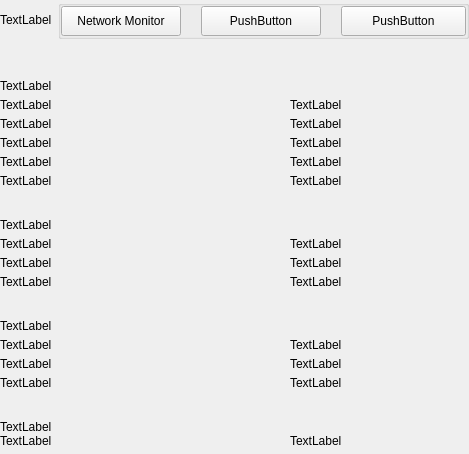
<?xml version="1.0" encoding="UTF-8"?>
<ui version="4.0">
 <class>SettingsInformationWidget</class>
 <widget class="QWidget" name="SettingsInformationWidget">
  <property name="geometry">
   <rect>
    <x>0</x>
    <y>0</y>
    <width>469</width>
    <height>454</height>
   </rect>
  </property>
  <property name="windowTitle">
   <string>Form</string>
  </property>
  <layout class="QVBoxLayout" name="verticalLayout">
   <property name="spacing">
    <number>0</number>
   </property>
   <property name="leftMargin">
    <number>0</number>
   </property>
   <property name="topMargin">
    <number>0</number>
   </property>
   <property name="rightMargin">
    <number>0</number>
   </property>
   <property name="bottomMargin">
    <number>0</number>
   </property>
   <item>
    <widget class="QWidget" name="left" native="true">
     <layout class="QVBoxLayout" name="verticalLayout_3">
      <property name="leftMargin">
       <number>0</number>
      </property>
      <property name="topMargin">
       <number>0</number>
      </property>
      <property name="rightMargin">
       <number>0</number>
      </property>
      <property name="bottomMargin">
       <number>0</number>
      </property>
      <item>
       <layout class="QVBoxLayout" name="verticalLayout_2">
        <property name="spacing">
         <number>0</number>
        </property>
        <item>
         <layout class="QHBoxLayout" name="horizontalLayout_3">
          <property name="spacing">
           <number>0</number>
          </property>
          <item>
           <widget class="QLabel" name="labelTitle">
            <property name="text">
             <string>TextLabel</string>
            </property>
           </widget>
          </item>
          <item>
           <spacer name="horizontalSpacer">
            <property name="orientation">
             <enum>Qt::Horizontal</enum>
            </property>
            <property name="sizeHint" stdset="0">
             <size>
              <width>40</width>
              <height>20</height>
             </size>
            </property>
           </spacer>
          </item>
          <item>
           <widget class="QGroupBox" name="groupBox">
            <property name="title">
             <string/>
            </property>
            <layout class="QHBoxLayout" name="horizontalLayout_4">
             <property name="spacing">
              <number>20</number>
             </property>
             <property name="leftMargin">
              <number>0</number>
             </property>
             <property name="topMargin">
              <number>0</number>
             </property>
             <property name="rightMargin">
              <number>0</number>
             </property>
             <property name="bottomMargin">
              <number>0</number>
             </property>
             <item>
              <widget class="QPushButton" name="pushButtonNetworkMonitor">
               <property name="minimumSize">
                <size>
                 <width>120</width>
                 <height>30</height>
                </size>
               </property>
               <property name="text">
                <string>Network Monitor</string>
               </property>
              </widget>
             </item>
             <item>
              <widget class="QPushButton" name="pushButtonBackups">
               <property name="minimumSize">
                <size>
                 <width>120</width>
                 <height>30</height>
                </size>
               </property>
               <property name="maximumSize">
                <size>
                 <width>120</width>
                 <height>30</height>
                </size>
               </property>
               <property name="text">
                <string>PushButton</string>
               </property>
               <property name="checkable">
                <bool>false</bool>
               </property>
               <property name="autoExclusive">
                <bool>false</bool>
               </property>
              </widget>
             </item>
             <item>
              <widget class="QPushButton" name="pushButtonFile">
               <property name="minimumSize">
                <size>
                 <width>125</width>
                 <height>30</height>
                </size>
               </property>
               <property name="maximumSize">
                <size>
                 <width>125</width>
                 <height>30</height>
                </size>
               </property>
               <property name="text">
                <string>PushButton</string>
               </property>
               <property name="checkable">
                <bool>false</bool>
               </property>
               <property name="checked">
                <bool>false</bool>
               </property>
               <property name="autoExclusive">
                <bool>false</bool>
               </property>
              </widget>
             </item>
            </layout>
           </widget>
          </item>
         </layout>
        </item>
        <item>
         <spacer name="verticalSpacer_2">
          <property name="orientation">
           <enum>Qt::Vertical</enum>
          </property>
          <property name="sizeType">
           <enum>QSizePolicy::Fixed</enum>
          </property>
          <property name="sizeHint" stdset="0">
           <size>
            <width>20</width>
            <height>40</height>
           </size>
          </property>
         </spacer>
        </item>
        <item>
         <widget class="QWidget" name="layoutOptions1" native="true">
          <layout class="QVBoxLayout" name="verticalLayout_9">
           <property name="spacing">
            <number>5</number>
           </property>
           <property name="leftMargin">
            <number>0</number>
           </property>
           <property name="topMargin">
            <number>0</number>
           </property>
           <property name="rightMargin">
            <number>0</number>
           </property>
           <property name="bottomMargin">
            <number>10</number>
           </property>
           <item>
            <widget class="QLabel" name="labelTitleGeneral">
             <property name="text">
              <string>TextLabel</string>
             </property>
            </widget>
           </item>
           <item>
            <layout class="QHBoxLayout" name="horizontalLayout">
             <property name="spacing">
              <number>0</number>
             </property>
             <item>
              <widget class="QLabel" name="labelTitleClient">
               <property name="minimumSize">
                <size>
                 <width>290</width>
                 <height>0</height>
                </size>
               </property>
               <property name="maximumSize">
                <size>
                 <width>290</width>
                 <height>16777215</height>
                </size>
               </property>
               <property name="text">
                <string>TextLabel</string>
               </property>
              </widget>
             </item>
             <item>
              <widget class="QLabel" name="labelInfoClient">
               <property name="text">
                <string>TextLabel</string>
               </property>
               <property name="textInteractionFlags">
                <set>Qt::LinksAccessibleByMouse|Qt::TextSelectableByMouse</set>
               </property>
              </widget>
             </item>
            </layout>
           </item>
           <item>
            <layout class="QHBoxLayout" name="horizontalAgent" stretch="0,1">
             <property name="spacing">
              <number>0</number>
             </property>
             <item>
              <widget class="QLabel" name="labelTitleAgent">
               <property name="minimumSize">
                <size>
                 <width>290</width>
                 <height>0</height>
                </size>
               </property>
               <property name="maximumSize">
                <size>
                 <width>290</width>
                 <height>16777215</height>
                </size>
               </property>
               <property name="text">
                <string>TextLabel</string>
               </property>
              </widget>
             </item>
             <item>
              <widget class="QLabel" name="labelInfoAgent">
               <property name="text">
                <string>TextLabel</string>
               </property>
              </widget>
             </item>
            </layout>
           </item>
           <item>
            <layout class="QHBoxLayout" name="horizontalBerkely" stretch="0,1">
             <property name="spacing">
              <number>0</number>
             </property>
             <item>
              <widget class="QLabel" name="labelTitleBerkeley">
               <property name="minimumSize">
                <size>
                 <width>290</width>
                 <height>0</height>
                </size>
               </property>
               <property name="maximumSize">
                <size>
                 <width>290</width>
                 <height>16777215</height>
                </size>
               </property>
               <property name="text">
                <string>TextLabel</string>
               </property>
              </widget>
             </item>
             <item>
              <widget class="QLabel" name="labelInfoBerkeley">
               <property name="text">
                <string>TextLabel</string>
               </property>
              </widget>
             </item>
            </layout>
           </item>
           <item>
            <layout class="QHBoxLayout" name="horizontalDataDir" stretch="0,1">
             <property name="spacing">
              <number>0</number>
             </property>
             <item>
              <widget class="QLabel" name="labelTitleDataDir">
               <property name="minimumSize">
                <size>
                 <width>290</width>
                 <height>0</height>
                </size>
               </property>
               <property name="maximumSize">
                <size>
                 <width>290</width>
                 <height>16777215</height>
                </size>
               </property>
               <property name="text">
                <string>TextLabel</string>
               </property>
              </widget>
             </item>
             <item>
              <widget class="QLabel" name="labelInfoDataDir">
               <property name="text">
                <string>TextLabel</string>
               </property>
               <property name="wordWrap">
                <bool>true</bool>
               </property>
               <property name="textInteractionFlags">
                <set>Qt::LinksAccessibleByMouse|Qt::TextSelectableByMouse</set>
               </property>
              </widget>
             </item>
            </layout>
           </item>
           <item>
            <layout class="QHBoxLayout" name="horizontalTime" stretch="0,1">
             <property name="spacing">
              <number>0</number>
             </property>
             <item>
              <widget class="QLabel" name="labelTitleTime">
               <property name="minimumSize">
                <size>
                 <width>290</width>
                 <height>0</height>
                </size>
               </property>
               <property name="maximumSize">
                <size>
                 <width>290</width>
                 <height>16777215</height>
                </size>
               </property>
               <property name="text">
                <string>TextLabel</string>
               </property>
              </widget>
             </item>
             <item>
              <widget class="QLabel" name="labelInfoTime">
               <property name="text">
                <string>TextLabel</string>
               </property>
              </widget>
             </item>
            </layout>
           </item>
          </layout>
         </widget>
        </item>
        <item>
         <spacer name="verticalSpacer_3">
          <property name="orientation">
           <enum>Qt::Vertical</enum>
          </property>
          <property name="sizeType">
           <enum>QSizePolicy::Minimum</enum>
          </property>
          <property name="sizeHint" stdset="0">
           <size>
            <width>20</width>
            <height>20</height>
           </size>
          </property>
         </spacer>
        </item>
        <item>
         <widget class="QWidget" name="layoutOptions2" native="true">
          <layout class="QVBoxLayout" name="verticalLayout_92">
           <property name="spacing">
            <number>5</number>
           </property>
           <property name="leftMargin">
            <number>0</number>
           </property>
           <property name="topMargin">
            <number>0</number>
           </property>
           <property name="rightMargin">
            <number>0</number>
           </property>
           <property name="bottomMargin">
            <number>10</number>
           </property>
           <item>
            <widget class="QLabel" name="labelTitleNetwork">
             <property name="text">
              <string>TextLabel</string>
             </property>
            </widget>
           </item>
           <item>
            <layout class="QHBoxLayout" name="horizontalName">
             <property name="spacing">
              <number>0</number>
             </property>
             <item>
              <widget class="QLabel" name="labelTitleName">
               <property name="minimumSize">
                <size>
                 <width>290</width>
                 <height>0</height>
                </size>
               </property>
               <property name="maximumSize">
                <size>
                 <width>290</width>
                 <height>16777215</height>
                </size>
               </property>
               <property name="text">
                <string>TextLabel</string>
               </property>
              </widget>
             </item>
             <item>
              <widget class="QLabel" name="labelInfoName">
               <property name="text">
                <string>TextLabel</string>
               </property>
              </widget>
             </item>
            </layout>
           </item>
           <item>
            <layout class="QHBoxLayout" name="horizontalConnections">
             <property name="spacing">
              <number>0</number>
             </property>
             <item>
              <widget class="QLabel" name="labelTitleConnections">
               <property name="minimumSize">
                <size>
                 <width>290</width>
                 <height>0</height>
                </size>
               </property>
               <property name="maximumSize">
                <size>
                 <width>290</width>
                 <height>16777215</height>
                </size>
               </property>
               <property name="text">
                <string>TextLabel</string>
               </property>
              </widget>
             </item>
             <item>
              <widget class="QLabel" name="labelInfoConnections">
               <property name="text">
                <string>TextLabel</string>
               </property>
              </widget>
             </item>
            </layout>
           </item>
           <item>
            <layout class="QHBoxLayout" name="horizontalMasternodes">
             <property name="spacing">
              <number>0</number>
             </property>
             <item>
              <widget class="QLabel" name="labelTitleMasternodes">
               <property name="minimumSize">
                <size>
                 <width>290</width>
                 <height>0</height>
                </size>
               </property>
               <property name="maximumSize">
                <size>
                 <width>290</width>
                 <height>16777215</height>
                </size>
               </property>
               <property name="text">
                <string>TextLabel</string>
               </property>
               <property name="textInteractionFlags">
                <set>Qt::LinksAccessibleByMouse</set>
               </property>
              </widget>
             </item>
             <item>
              <widget class="QLabel" name="labelInfoMasternodes">
               <property name="text">
                <string>TextLabel</string>
               </property>
               <property name="textInteractionFlags">
                <set>Qt::LinksAccessibleByMouse|Qt::TextSelectableByMouse</set>
               </property>
              </widget>
             </item>
            </layout>
           </item>
          </layout>
         </widget>
        </item>
        <item>
         <spacer name="verticalSpacer_4">
          <property name="orientation">
           <enum>Qt::Vertical</enum>
          </property>
          <property name="sizeType">
           <enum>QSizePolicy::Minimum</enum>
          </property>
          <property name="sizeHint" stdset="0">
           <size>
            <width>20</width>
            <height>20</height>
           </size>
          </property>
         </spacer>
        </item>
        <item>
         <widget class="QWidget" name="layoutOptions3" native="true">
          <layout class="QVBoxLayout" name="verticalLayout_93">
           <property name="spacing">
            <number>5</number>
           </property>
           <property name="leftMargin">
            <number>0</number>
           </property>
           <property name="topMargin">
            <number>0</number>
           </property>
           <property name="rightMargin">
            <number>0</number>
           </property>
           <property name="bottomMargin">
            <number>10</number>
           </property>
           <item>
            <widget class="QLabel" name="labelTitleBlockchain">
             <property name="text">
              <string>TextLabel</string>
             </property>
            </widget>
           </item>
           <item>
            <layout class="QHBoxLayout" name="horizontalBlockNumber">
             <property name="spacing">
              <number>0</number>
             </property>
             <item>
              <widget class="QLabel" name="labelTitleBlockNumber">
               <property name="minimumSize">
                <size>
                 <width>290</width>
                 <height>0</height>
                </size>
               </property>
               <property name="maximumSize">
                <size>
                 <width>290</width>
                 <height>16777215</height>
                </size>
               </property>
               <property name="text">
                <string>TextLabel</string>
               </property>
              </widget>
             </item>
             <item>
              <widget class="QLabel" name="labelInfoBlockNumber">
               <property name="text">
                <string>TextLabel</string>
               </property>
               <property name="textInteractionFlags">
                <set>Qt::LinksAccessibleByMouse|Qt::TextSelectableByMouse</set>
               </property>
              </widget>
             </item>
            </layout>
           </item>
           <item>
            <layout class="QHBoxLayout" name="horizontalBlockTime">
             <property name="spacing">
              <number>0</number>
             </property>
             <item>
              <widget class="QLabel" name="labelTitleBlockTime">
               <property name="minimumSize">
                <size>
                 <width>290</width>
                 <height>0</height>
                </size>
               </property>
               <property name="maximumSize">
                <size>
                 <width>290</width>
                 <height>16777215</height>
                </size>
               </property>
               <property name="text">
                <string>TextLabel</string>
               </property>
              </widget>
             </item>
             <item>
              <widget class="QLabel" name="labelInfoBlockTime">
               <property name="text">
                <string>TextLabel</string>
               </property>
              </widget>
             </item>
            </layout>
           </item>
           <item>
            <layout class="QHBoxLayout" name="horizontalBlockHash">
             <property name="spacing">
              <number>0</number>
             </property>
             <item>
              <widget class="QLabel" name="labelTitleBlockHash">
               <property name="minimumSize">
                <size>
                 <width>290</width>
                 <height>0</height>
                </size>
               </property>
               <property name="maximumSize">
                <size>
                 <width>290</width>
                 <height>16777215</height>
                </size>
               </property>
               <property name="text">
                <string>TextLabel</string>
               </property>
              </widget>
             </item>
             <item>
              <widget class="QLabel" name="labelInfoBlockHash">
               <property name="text">
                <string>TextLabel</string>
               </property>
               <property name="textInteractionFlags">
                <set>Qt::LinksAccessibleByMouse|Qt::TextSelectableByMouse</set>
               </property>
              </widget>
             </item>
            </layout>
           </item>
          </layout>
         </widget>
        </item>
        <item>
         <spacer name="verticalSpacer_5">
          <property name="orientation">
           <enum>Qt::Vertical</enum>
          </property>
          <property name="sizeType">
           <enum>QSizePolicy::Fixed</enum>
          </property>
          <property name="sizeHint" stdset="0">
           <size>
            <width>20</width>
            <height>20</height>
           </size>
          </property>
         </spacer>
        </item>
        <item>
         <widget class="QLabel" name="labelTitleMemory">
          <property name="text">
           <string>TextLabel</string>
          </property>
         </widget>
        </item>
        <item>
         <layout class="QHBoxLayout" name="horizontalNumberTransactions" stretch="0,1">
          <property name="spacing">
           <number>0</number>
          </property>
          <item>
           <widget class="QLabel" name="labelTitleNumberTransactions">
            <property name="minimumSize">
             <size>
              <width>290</width>
              <height>0</height>
             </size>
            </property>
            <property name="maximumSize">
             <size>
              <width>290</width>
              <height>16777215</height>
             </size>
            </property>
            <property name="text">
             <string>TextLabel</string>
            </property>
           </widget>
          </item>
          <item>
           <widget class="QLabel" name="labelInfoNumberTransactions">
            <property name="text">
             <string>TextLabel</string>
            </property>
           </widget>
          </item>
         </layout>
        </item>
        <item>
         <spacer name="verticalSpacer">
          <property name="orientation">
           <enum>Qt::Vertical</enum>
          </property>
          <property name="sizeHint" stdset="0">
           <size>
            <width>20</width>
            <height>40</height>
           </size>
          </property>
         </spacer>
        </item>
       </layout>
      </item>
     </layout>
    </widget>
   </item>
  </layout>
 </widget>
 <resources/>
 <connections/>
</ui>
